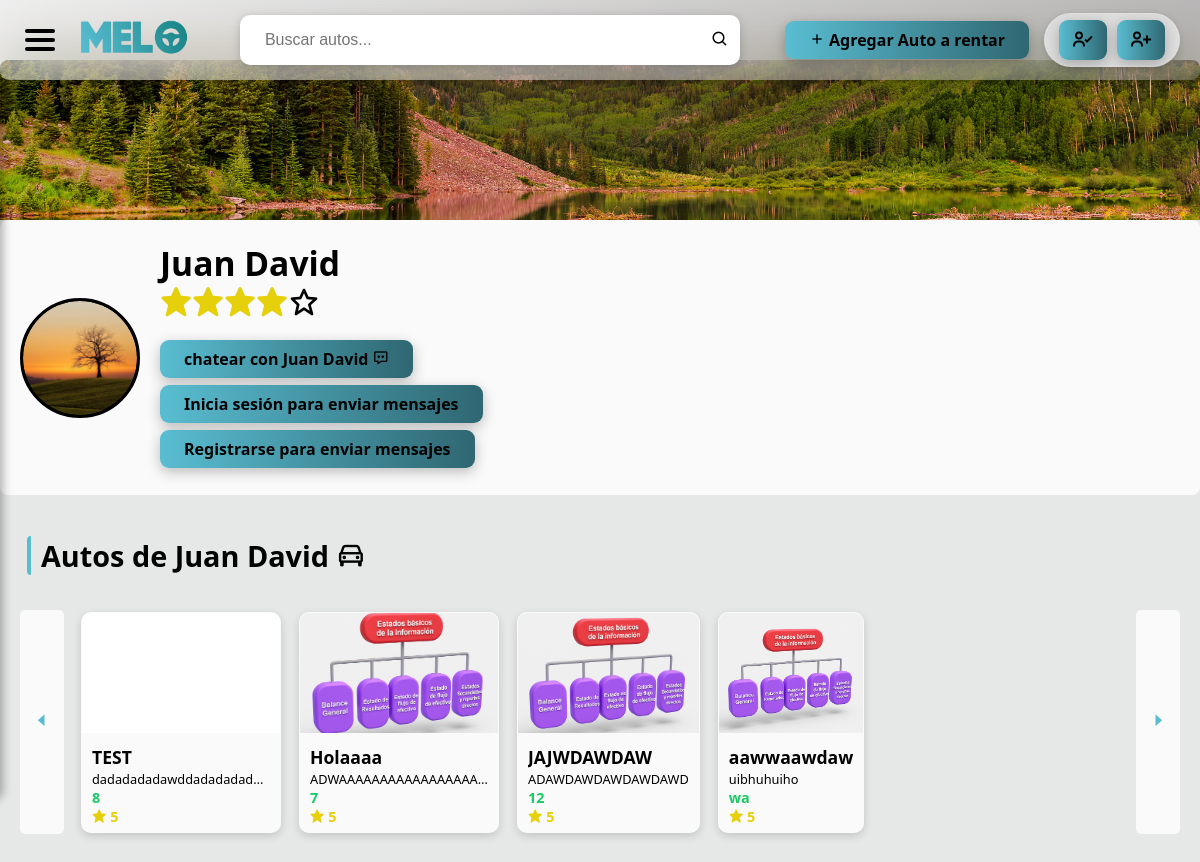
Screenshot of /perfil_publico.php?nombre=Juan+David with the database file from the repository.
### tables this page shows
CREATE TABLE `registro` (
  `ID_Registro` int(11) NOT NULL,
  `Nombre` varchar(100) NOT NULL,
  `CorreoElectronico` varchar(100) NOT NULL,
  `Contrasena` varchar(100) NOT NULL,
  `imagen_perfil` varchar(255) DEFAULT NULL,
  `imagen_fondo` varchar(255) DEFAULT NULL
);

CREATE TABLE `autos` (
  `id` int(11) NOT NULL,
  `usuario` varchar(100) NOT NULL,
  `nombre` varchar(100) NOT NULL,
  `descripcion` text DEFAULT NULL,
  `precio` varchar(50) DEFAULT NULL,
  `estrellas` int(11) DEFAULT 5,
  `imagen` varchar(255) DEFAULT NULL,
  `fecha_creacion` timestamp NOT NULL DEFAULT current_timestamp(),
  `categoria` varchar(50) DEFAULT 'General',
  `ubicacion` varchar(255) DEFAULT NULL,
  `oculto` tinyint(1) DEFAULT 0
);

### perfil_publico.php (the view, shortened to what this page needs)
<?php
require 'conexion.php';
$nombreUsuario = $_GET['nombre'] ?? '';
$usuarioSesion = $_SESSION['usuario'] ?? '';
$stmt = $conn->prepare("SELECT * FROM registro WHERE Nombre = ?");
$stmt->bind_param("s", $nombreUsuario);
$stmt->execute();
$datos = $stmt->get_result()->fetch_assoc();
$stmt = $conn->prepare("SELECT AVG(estrellas) AS promedio, COUNT(*) AS total FROM calificausuario WHERE usuario_valorado = ?");
$stmt->bind_param("s", $nombreUsuario);
$stmt->execute();
$valInfo = $stmt->get_result()->fetch_assoc();
$promedio = round($valInfo['promedio'] ?? 0, 2);
$user_valor = 0;
?>
<!DOCTYPE html>
<html lang="es">
<head>
  <link rel="stylesheet" href="css/style.css">
  <link href='https://unpkg.com/boxicons@2.1.4/css/boxicons.min.css' rel='stylesheet'>
</head>
<body>
<?php include 'header.php'; ?>
<div class="profile-bg-container">
  <div class="background_and_profile">
    <div class="bp_header" style="background-image: url('<?php echo $datos['imagen_fondo'] ?? 'img/default-bg.jpg'; ?>');"></div>
    <div class="profile-content">
      <div class="profile_icon_big">
        <img src="<?php echo !empty($datos['imagen_perfil']) ? $datos['imagen_perfil'] : 'img/Profile_Icon.png'; ?>" class="profile-img">
      </div>
      <div class="name_bg">
        <h2><?php echo htmlspecialchars($datos['Nombre']); ?></h2>
        <div class="stars estrellas-auto-detalle <?php echo $user_valor > 0 ? 'read-only' : ''; ?>"
             id="rating-stars"
             role="radiogroup"
             aria-label="Valora este usuario"
             data-user-valued="<?php echo $user_valor > 0 ? '1' : '0'; ?>"
             data-promedio="<?php echo htmlspecialchars(number_format($promedio, 2)); ?>">
          <?php
            $full = floor($promedio);
            for ($i = 1; $i <= 5; $i++) {
                $cls = ($i <= $full) ? 'bxs-star' : 'bx-star';
                echo "<i class='bx {$cls}' data-star='{$i}' role='radio' tabindex='0' aria-label='{$i} estrellas' aria-checked='false'></i>";
            }
          ?>
        </div>
                                          <div class ="boton_chatp">
            <a href="comentdex.php?con=<?php echo urlencode($nombreUsuario); ?>" class = boton> chatear con  <?php echo htmlspecialchars($datos['Nombre']); ?>     <i class='bx bx-message-dots'></i></a>
          </div>
        <?php if (!empty($datos['CorreoElectronico']) && $usuarioSesion && $usuarioSesion !== $nombreUsuario): ?>
        <?php elseif (!$usuarioSesion): ?>
          <p><a class = boton href="login.php">Inicia sesión para enviar mensajes</a></p>
          <p><a class = boton href="register.php">Registrarse para enviar mensajes</a></p>
        <?php endif; ?>
      </div>
    </div>
  </div>
</div>
<div class="profilecar">
  <section class="marketplace">
    <div class="category">
      <div class="category-title">Autos de <?php echo htmlspecialchars($datos['Nombre']); ?> <i class='bx bx-car'></i></div>
      <div class="carousel-wrapper">
        <button class="scroll-btn left" onclick="scrollLeftBtn('user-autos-scroll')"><i class='bx bx-caret-left'></i></button>
        <div class="cards scrollable" id="user-autos-scroll">
          <?php
            if ($usuarioSesion === $nombreUsuario) {
                $stmt = $conn->prepare("SELECT * FROM autos WHERE usuario = ?");
            } else {
                $stmt = $conn->prepare("SELECT * FROM autos WHERE usuario = ? AND oculto = 0");
            }
            $stmt->bind_param("s", $nombreUsuario);
            $stmt->execute();
            $resultado = $stmt->get_result();
            while ($auto = $resultado->fetch_assoc()) {
              echo "<a href='detalle_auto.php?id={$auto['id']}' class='card'>
                      <img src='" . htmlspecialchars($auto['imagen']) . "' alt='" . htmlspecialchars($auto['nombre']) . "'>
                      <div class='info'>
                        <h3>" . htmlspecialchars($auto['nombre']) . "</h3>
                        <p>" . htmlspecialchars($auto['descripcion']) . "</p>
                        <span class='price'>" . htmlspecialchars($auto['precio']) . "</span>
                        <span class='stars'><i class='bx bxs-star'></i> " . intval($auto['estrellas']) . "</span>
                      </div>
                    </a>";
            }
          ?>
        </div>
        <button class="scroll-btn right" onclick="scrollRightBtn('user-autos-scroll')"><i class='bx bx-caret-right'></i></button>
      </div>
    </div>
  </section>
</div>
</body>
</html>

### rows the page displays
registro: imagen_fondo (picture), imagen_perfil (picture), Nombre "Juan David"
autos: imagen (picture), nombre "TEST", descripcion "dadadadadawddadadadad…", precio "8", estrellas "5"
autos: imagen (picture), nombre "Holaaaa", descripcion "ADWAAAAAAAAAAAAAAAAA…", precio "7", estrellas "5"
autos: imagen (picture), nombre "JAJWDAWDAW", descripcion "ADAWDAWDAWDAWDAWD", precio "12", estrellas "5"
autos: imagen (picture), nombre "aawwaawdaw", descripcion "uibhuhuiho", precio "wa", estrellas "5"
